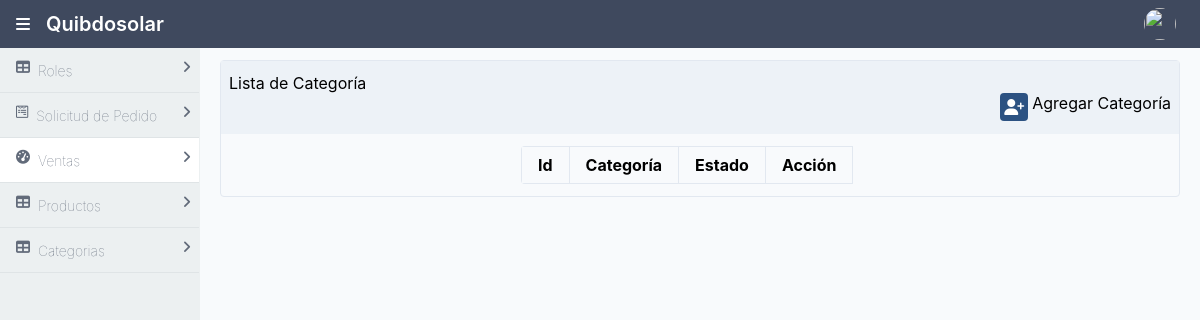
/admin/categoria.php, run on an earlier commit of the app's database.
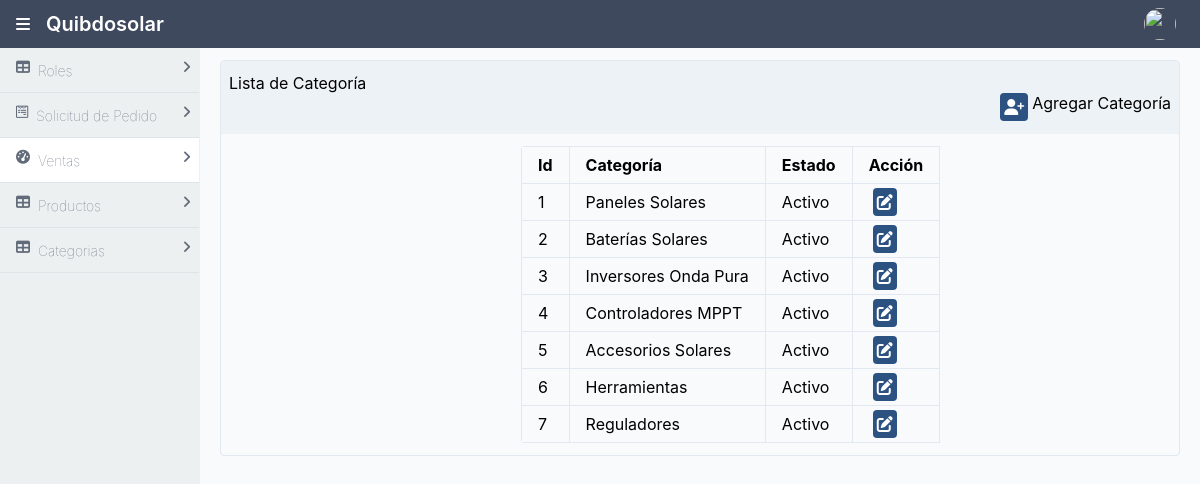
And on a later commit of the database.
### tables this page shows
CREATE TABLE `categoria` (
  `id_categoria` int(11) NOT NULL,
  `categoria` varchar(50) NOT NULL,
  `estado_categoria` tinyint(1) NOT NULL
);

### admin/categoria.php (the view, shortened to what this page needs)
<?php
$db = new Database();
$connection = $db->connect();
$query = $connection->prepare("SELECT * FROM categoria");
$query->execute();
$categorias = $query->fetchAll(PDO::FETCH_ASSOC);
?>
<!DOCTYPE html>
<html lang="en">
<head>
    <link rel="stylesheet" href="../css/styles.css">
    <link rel="stylesheet" href="../css/all.css">
    <link rel="stylesheet" href="./css/styleadmi.css">
    <link rel="stylesheet" type="text/css" href="https://cdn.datatables.net/1.10.25/css/jquery.dataTables.css">
</head>
<body>
    <div class="mx-auto bg-grey-lightest">
        <div class="min-h-screen flex flex-col">
            <header class="bg-nav">
                <?php include("../componentes/headerAdmin.php") ?>
            </header>
            <div class="flex flex-1">
                <aside id="sidebar" class="bg-side-nav w-1/2 md:w-1/6 lg:w-1/6 border-r border-side-nav hidden md:block lg:block">
                    <ul class="list-reset flex flex-col">
                        <?php include("../componentes/barralateralAdmin.php") ?>
                    </ul>
                </aside>
                <main class="bg-white-500 flex-1 p-3 overflow-hidden">
                    <div class="flex flex-1  flex-col md:flex-row lg:flex-row mx-2">
                        <div class="mb-2 border-solid border-gray-300 rounded border shadow-sm w-full">
                            <div class="bg-gray-200 px-2 py-3 border-solid border-gray-200 border-b">
                                Lista de Categoría
                                <label class="flex justify-end" for="">
                                    <button data-modal='centeredFormModal' class="modal-trigger bg-blue-800 cursor-pointer rounded p-1 mx-1 text-white" href="">
                                        <i class="fa fa-user-plus"></i>
                                    </button>
                                    Agregar Categoría
                                </label>
                            </div>
                            <div class="p-3">
                                <table class="table-responsive w-full rounded" id="dataTable" style="margin-left: 18rem;">
                                    <thead>
                                        <tr>
                                            <th class="border w-1/1 px-4 py-2">Id</th>
                                            <th class="border w-1/1 px-4 py-2">Categoría</th>
                                            <th class="border w-1/1 px-4 py-2">Estado</th>
                                            <th class="border w-1/1 px-4 py-2">Acción</th>
                                        </tr>
                                    </thead>
                                    <tbody>
                                        <?php
                                        foreach ($categorias as $key => $categoria) {
                                        ?>
                                                <tr>
                                                    <td class="border px-4 py-2"><?php echo $categoria["id_categoria"] . "<br>"; ?></td>
                                                    <td class="border px-4 py-2"><?php echo $categoria["categoria"] . "<br>"; ?></td>
                                                    <td class="border px-4 py-2"><?php if ($categoria["estado_categoria"] == 1) {
                                                                                        echo ("Activo");
                                                                                    } else {
                                                                                        echo ("Inactivo");
                                                                                    }
                                                                                    "<br>"; ?></td>
                                                    <td class="border px-4 py-2">
                                                        <a class="bg-blue-800 cursor-pointer rounded p-1 mx-1 text-white" href="./actualizarCategoria.php?id=<?php echo $categoria["id_categoria"]; ?>">
                                                            <i class="fas fa-edit"></i></a>
                                                    </td>
                                                </tr>
                                        <?php
                                            }
                                        ?>
                                    </tbody>
                                </table>
                            </div>
                        </div>
                    </div>
            </div>
        </div>
    </div>
</body>
</html>

What changed in the data, as far as the page shows it:
added categoria: id_categoria "1", categoria "Paneles Solares", estado_categoria "Activo"
added categoria: id_categoria "2", categoria "Baterías Solares", estado_categoria "Activo"
added categoria: id_categoria "3", categoria "Inversores Onda Pura", estado_categoria "Activo"
added categoria: id_categoria "4", categoria "Controladores MPPT", estado_categoria "Activo"
added categoria: id_categoria "5", categoria "Accesorios Solares", estado_categoria "Activo"
added categoria: id_categoria "6", categoria "Herramientas", estado_categoria "Activo"
added categoria: id_categoria "7", categoria "Reguladores", estado_categoria "Activo"
